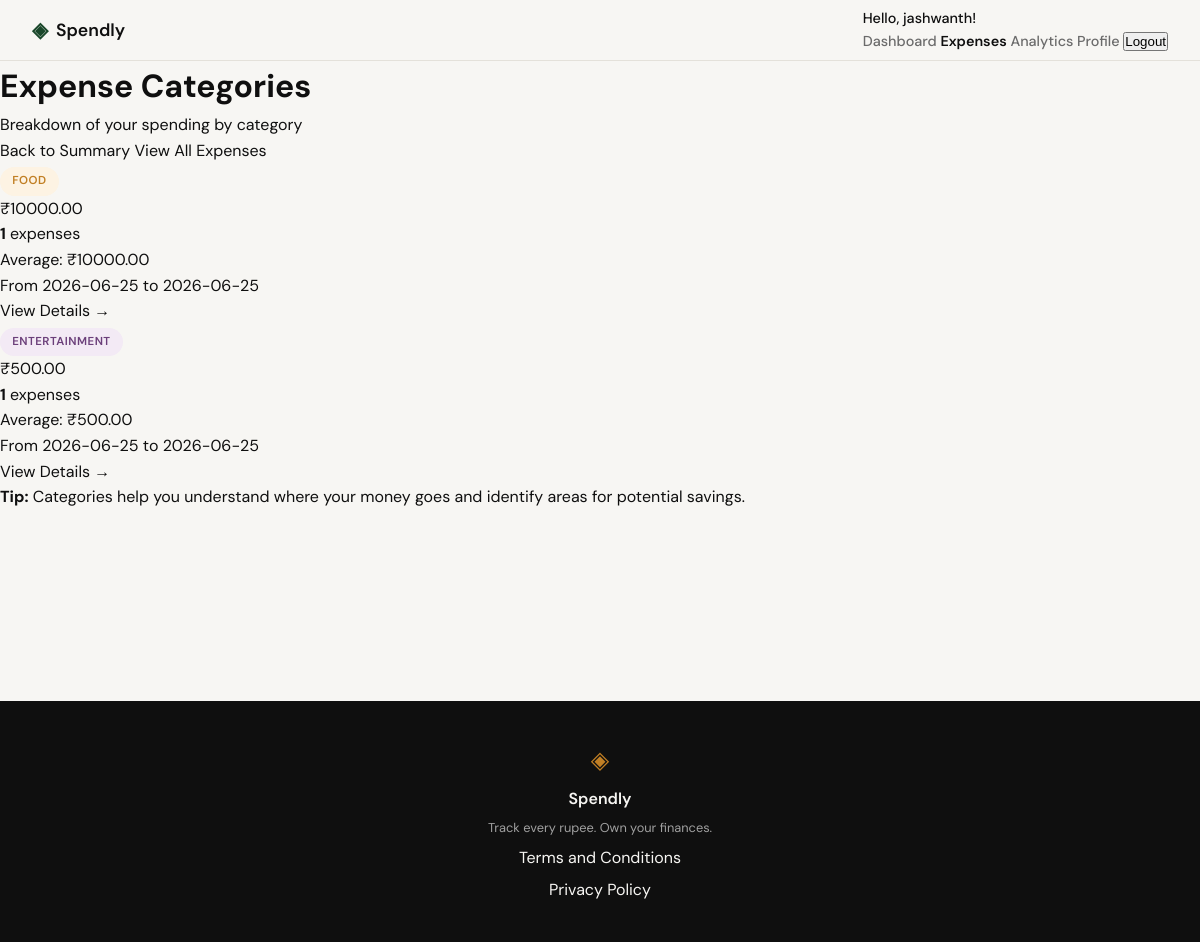
The page /expenses/categories (signed in) on the database its author committed.
### tables this page shows
CREATE TABLE expenses (
            id INTEGER PRIMARY KEY AUTOINCREMENT,
            user_id INTEGER NOT NULL,
            amount REAL NOT NULL,
            category TEXT NOT NULL,
            date TEXT NOT NULL,
            description TEXT,
            created_at TEXT DEFAULT CURRENT_TIMESTAMP,
            FOREIGN KEY (user_id) REFERENCES users (id)
        );

### app.py (the view)
@app.route("/expenses/categories")
@login_required
def categories_overview():
    user_id = session.get('user_id')
    conn = get_db()
    try:
        cursor = conn.cursor()
        cursor.execute(
            """SELECT
                   category,
                   COUNT(*) as expense_count,
                   SUM(amount) as total_amount,
                   AVG(amount) as avg_amount,
                   MIN(date) as first_expense,
                   MAX(date) as last_expense
               FROM expenses
               WHERE user_id = ?
               GROUP BY category
               ORDER BY total_amount DESC""",
            (user_id,)
        )
        categories = cursor.fetchall()
        return render_template(
            "categories_overview.html",
            categories=categories
        )
    except Exception as e:
        return render_template("error.html", error="Unable to load categories"), 500
    finally:
        conn.close()

### app.py (called while the page is built)
def login_required(f):
    @wraps(f)
    def decorated_function(*args, **kwargs):
        if 'user_id' not in session:
            return redirect(url_for('login'))
        return f(*args, **kwargs)
    return decorated_function

### database/db.py (called while the page is built)
def get_db():
    conn = sqlite3.connect('spendly.db')
    conn.row_factory = sqlite3.Row
    conn.execute('PRAGMA foreign_keys = ON')
    return conn

### templates/categories_overview.html (shortened to what this page needs)
{% extends "base.html" %}
{% block content %}
<div class="categories-overview-container">
    <div class="categories-overview-header">
        <h1>Expense Categories</h1>
        <p>Breakdown of your spending by category</p>
        <div class="categories-overview-actions">
            <a href="{{ url_for('expenses_summary') }}" class="btn btn-outline">Back to Summary</a>
            <a href="{{ url_for('expenses') }}" class="btn btn-secondary">View All Expenses</a>
        </div>
    </div>
    {% if categories|length > 0 %}
    <div class="categories-grid">
        {% for category in categories %}
        <div class="category-card">
            <div class="category-card-header">
                <h3>
                    <span class="category-tag category-{{ category.category|lower|replace(' ', '-') }}">
                        {{ category.category }}
                    </span>
                </h3>
                <p class="category-total">₹{{ "%.2f"|format(category.total_amount or 0) }}</p>
            </div>
            <div class="category-card-body">
                <p><strong>{{ category.expense_count }}</strong> expenses</p>
                <p>Average: ₹{{ "%.2f"|format(category.avg_amount or 0) }}</p>
                {% if category.first_expense and category.last_expense %}
                <p>From {{ category.first_expense }} to {{ category.last_expense }}</p>
                {% endif %}
            </div>
            <div class="category-card-footer">
                <a href="{{ url_for('category_detail', category=category.category) }}" class="btn btn-link">View Details →</a>
            </div>
        </div>
        {% endfor %}
    </div>
    <div class="insights-note">
        <p><strong>Tip:</strong> Categories help you understand where your money goes and identify areas for potential savings.</p>
    </div>
    {% else %}
    <div class="empty-state">
        <h2>No categories found</h2>
        <p>You need to record some expenses to see category breakdowns.</p>
        <a href="{{ url_for('add_expense') }}" class="btn btn-primary">Add First Expense</a>
    </div>
    {% endif %}
</div>
{% endblock %}

### static/css/style.css (style rules this page uses)
:root { --ink: #0f0f0f; --ink-soft: #2d2d2d; --ink-muted: #6b6b6b; --ink-faint: #a0a0a0; --paper: #f7f6f3; --paper-warm: #f0ede6; --paper-card: #ffffff; --accent: #1a472a; --accent-light: #e8f0eb; --accent-2: #c17f24; --accent-2-light: #fdf3e3; --danger: #c0392b; --danger-light: #fdecea; --border: #e4e1da; --border-soft: #eeebe4; --font-display: 'DM Serif Display', Georgia, serif; --font-body: 'DM Sans', system-ui, sans-serif; --max-width: 1200px; --auth-width: 440px; --radius-sm: 6px; --radius-md: 12px; --radius-lg: 20px; }
*, *::before, *::after { box-sizing: border-box; margin: 0; padding: 0; }
html { font-size: 16px; scroll-behavior: smooth; }
body { background: var(--paper); color: var(--ink); font-family: var(--font-body); font-size: 1rem; line-height: 1.6; -webkit-font-smoothing: antialiased; }
a { color: inherit; text-decoration: none; }
.category-tag { display: inline-block; padding: 0.25rem 0.7rem; border-radius: 999px; font-size: 0.72rem; font-weight: 600; letter-spacing: 0.04em; text-transform: uppercase; background: var(--accent-light); color: var(--accent); border: 1px solid transparent; }
.category-food { background: #fdf3e3; color: #c17f24; }
.category-entertainment { background: #f3eaf5; color: #6b3f7a; }

### rows shown on the page
expenses: category "FOOD", amount "10000.00", expense_count "1", first_expense "2026-06-25", last_expense "2026-06-25"
expenses: category "ENTERTAINMENT", amount "500.00", expense_count "1", first_expense "2026-06-25", last_expense "2026-06-25"

### other values the page prints
{{ session.user_name }} "jashwanth"
